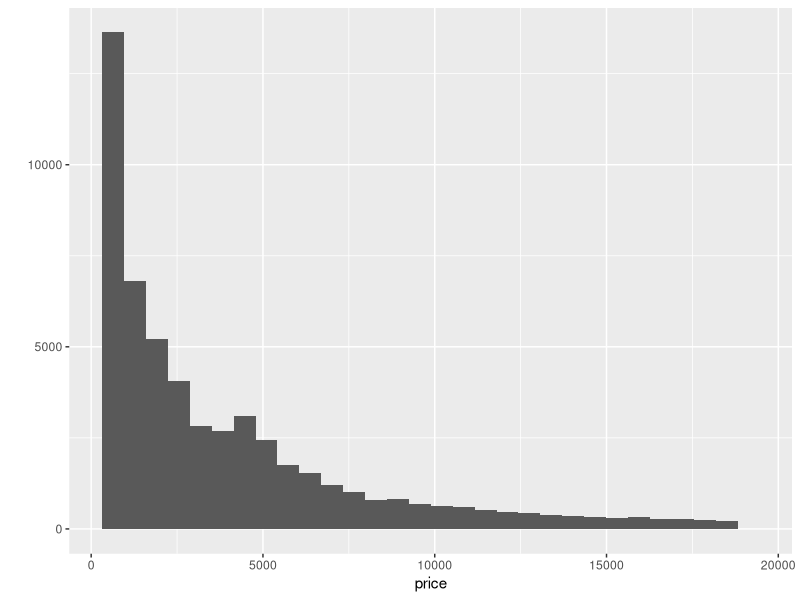
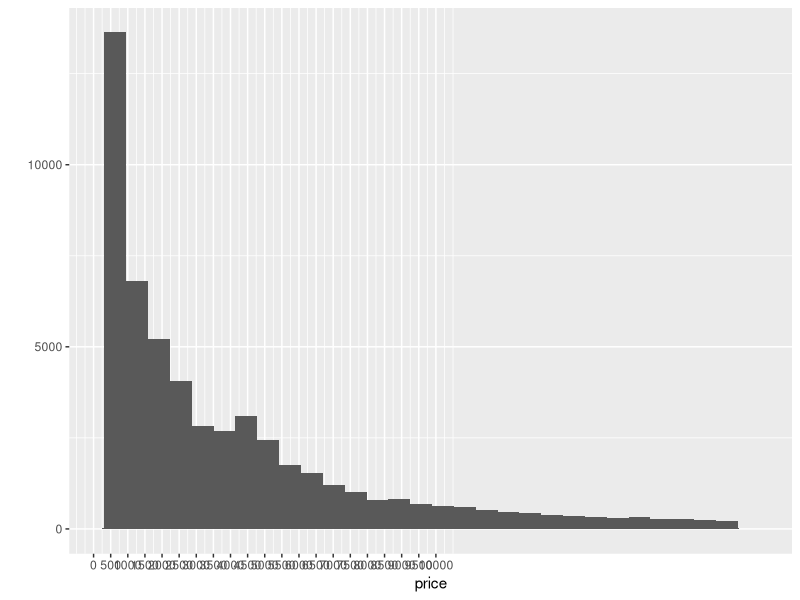
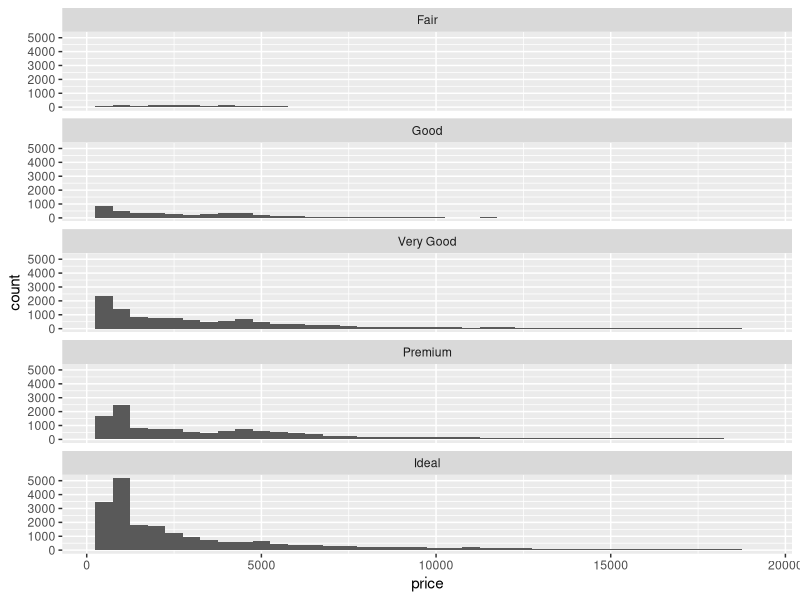
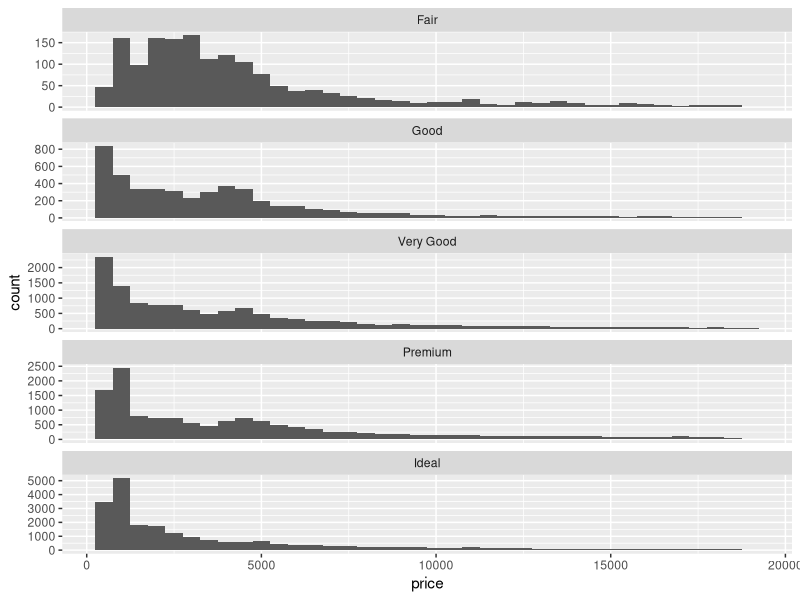
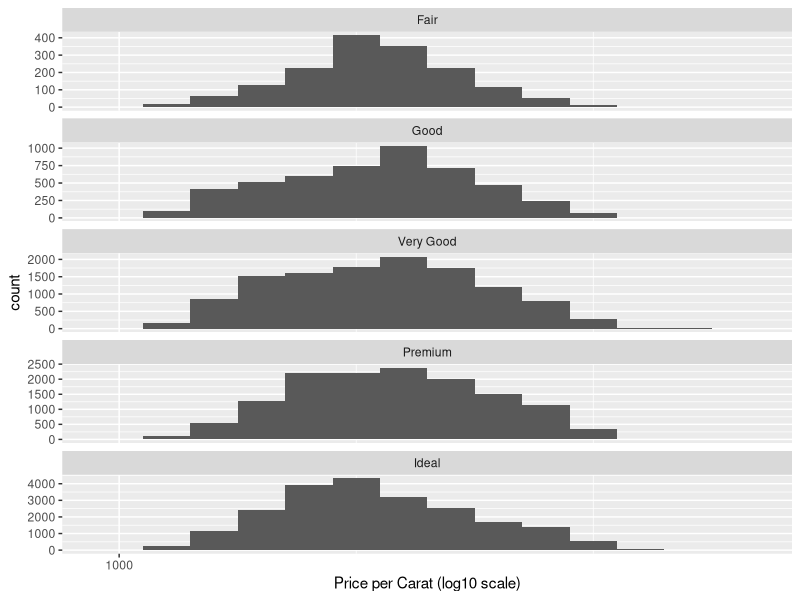
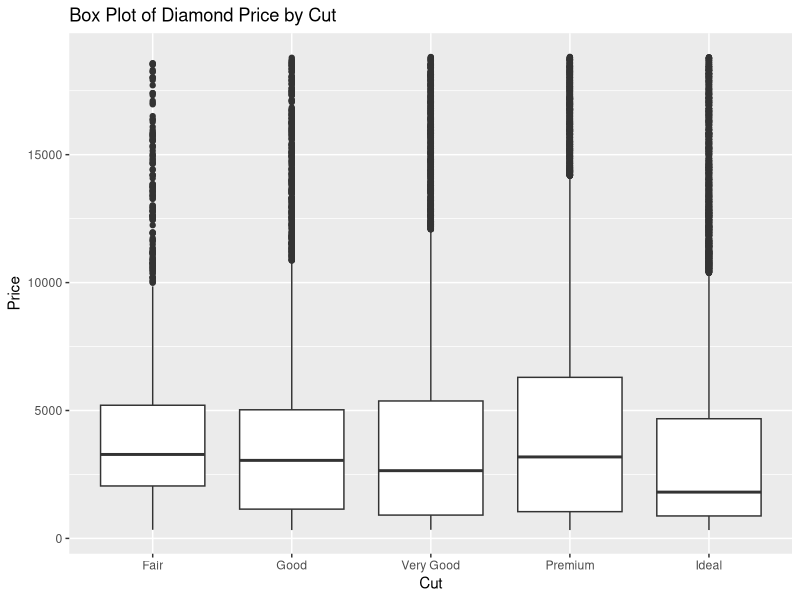
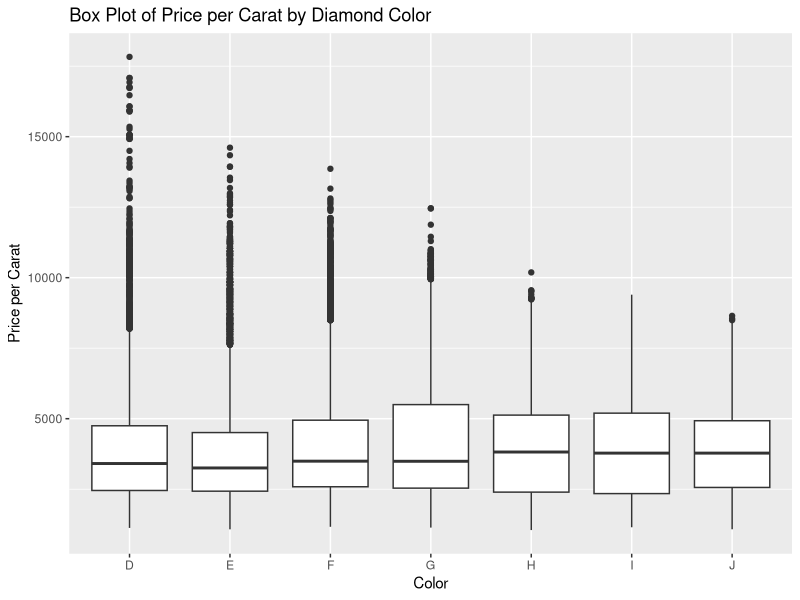

R code for these plots, in order:
library(ggplot2)
data(diamonds)

summary(diamonds)

# Create a histogram of the price of
# all the diamonds in the diamond data set.

# TYPE YOUR CODE BELOW THE LINE
# =======================================
qplot(x = price, data = diamonds)

# Explore the largest peak in the
# price histogram you created earlier.

# Try limiting the x-axis, altering the bin width,
# and setting different breaks on the x-axis.

# There won’t be a solution video for this
# question so go to the discussions to
# share your thoughts and discover
# what other people find.

# You can save images by using the ggsave() command.
# ggsave() will save the last plot created.
# For example...
#                  qplot(x = price, data = diamonds)
#                  ggsave('priceHistogram.png')

# ggsave currently recognises the extensions eps/ps, tex (pictex),
# pdf, jpeg, tiff, png, bmp, svg and wmf (windows only).

# Submit your final code when you are ready.

# TYPE YOUR CODE BELOW THE LINE
# ======================================================================
qplot(x = price, data = diamonds) +
    xlim(0, 10000) +
  geom_histogram(binwidth = 100) +
  scale_x_continuous(breaks = seq(0, 10000, by = 500)) 

# Break out the histogram of diamond prices by cut.

# You should have five histograms in separate
# panels on your resulting plot.
ggplot(data = diamonds, aes(x = price)) +
  geom_histogram(binwidth = 500) +
  facet_wrap(~cut, ncol = 1)

ggplot(data = diamonds, aes(x = price)) +
  geom_histogram(binwidth = 500) +  # Adjust the binwidth as needed
  facet_wrap(~cut, ncol = 1, scales = "free_y")  # Allow y-axis to vary

# Create a histogram of price per carat, facet it by cut
ggplot(data = diamonds, aes(x = price/carat)) +
  geom_histogram(binwidth = 0.1) +  # Adjust the binwidth as needed
  facet_wrap(~cut, ncol = 1, scales = "free_y") +  # Facet by cut
  scale_x_continuous(trans = "log10", breaks = c(0.1, 1, 10, 100, 1000)) +
  labs(x = "Price per Carat (log10 scale)")

# Investigate the price of diamonds using box plots,
# numerical summaries, and one of the following categorical
# variables: cut, clarity, or color.

# There won’t be a solution video for this
# exercise so go to the discussion thread for either
# BOXPLOTS BY CLARITY, BOXPLOT BY COLOR, or BOXPLOTS BY CUT
# to share you thoughts and to
# see what other people found.

# Copy and paste all of the code that you used for
# your investigation, and submit it when you are ready.
# =================================================================
ggplot(data = diamonds, aes(x = cut, y = price)) +
  geom_boxplot() +
  labs(title = "Box Plot of Diamond Price by Cut",
       x = "Cut",
       y = "Price")

# Numerical Summary by Cut
summary_by_cut <- tapply(diamonds$price, diamonds$cut, summary)
print(summary_by_cut)

IQR(subset(diamonds, price <1000)$price)

# Investigate the price per carat of diamonds across
# the different colors of diamonds using boxplots.

# Go to the discussions to
# share your thoughts and to discover
# what other people found.

# You can save images by using the ggsave() command.
# ggsave() will save the last plot created.
# For example...
#                  qplot(x = price, data = diamonds)
#                  ggsave('priceHistogram.png')

# ggsave currently recognises the extensions eps/ps, tex (pictex),
# pdf, jpeg, tiff, png, bmp, svg and wmf (windows only).

# Copy and paste all of the code that you used for
# your investigation, and submit it when you are ready.

# SUBMIT YOUR CODE BELOW THIS LINE
# ===================================================================
ggplot(data = diamonds, aes(x = color, y = price/carat)) +
  geom_boxplot() +
  labs(title = "Box Plot of Price per Carat by Diamond Color",
       x = "Color",
       y = "Price per Carat")